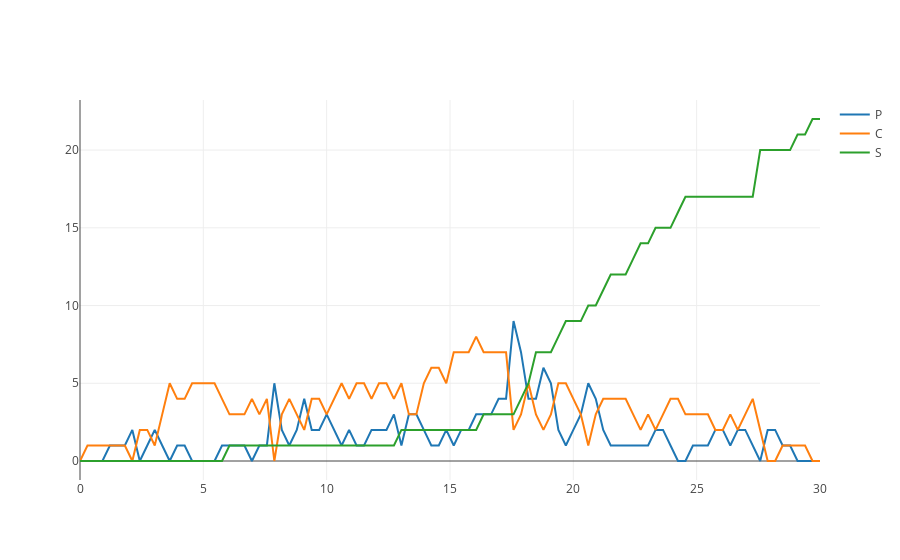

Notebook code for this chart:
### Code cell
#m = r.gillespie(0,150,100)
m = r.gillespie(0,30,100,['Time','P','C','S'])
r.plot()
